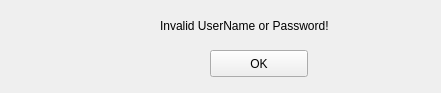
<?xml version="1.0" encoding="UTF-8"?>
<ui version="4.0">
 <class>InvalidWindow</class>
 <widget class="QMainWindow" name="InvalidWindow">
  <property name="geometry">
   <rect>
    <x>0</x>
    <y>0</y>
    <width>441</width>
    <height>93</height>
   </rect>
  </property>
  <property name="windowTitle">
   <string>InvalidWindow</string>
  </property>
  <widget class="QWidget" name="centralWidget">
   <widget class="QLabel" name="label">
    <property name="geometry">
     <rect>
      <x>160</x>
      <y>10</y>
      <width>261</width>
      <height>31</height>
     </rect>
    </property>
    <property name="text">
     <string>Invalid UserName or Password!</string>
    </property>
   </widget>
   <widget class="QPushButton" name="okBtn">
    <property name="geometry">
     <rect>
      <x>210</x>
      <y>50</y>
      <width>98</width>
      <height>27</height>
     </rect>
    </property>
    <property name="text">
     <string>OK</string>
    </property>
   </widget>
   <widget class="QLabel" name="warningImg">
    <property name="geometry">
     <rect>
      <x>30</x>
      <y>20</y>
      <width>71</width>
      <height>51</height>
     </rect>
    </property>
    <property name="text">
     <string/>
    </property>
   </widget>
  </widget>
 </widget>
 <layoutdefault spacing="6" margin="11"/>
 <resources/>
 <connections/>
</ui>
